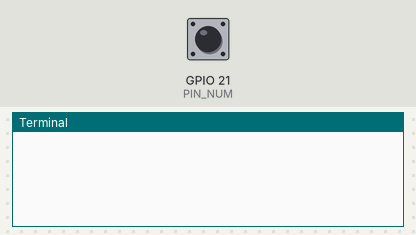
This program was run on a simulated Raspberry Pi (BCM pin numbers). Parts: the last lines printed to the terminal. The test bench sets the inputs (shaded band); at power-on: GPIO 21 (PIN_NUM) LOW. The clock reads 2024-03-15 10:24:30 at power-on unless the program sets it; camera commands give no picture and take their timeout (5 s if none is given; 1 s for webcam tools).

Above: at 1.2 s.
1.3 s: GPIO 21 (PIN_NUM) pulled HIGH for 0.15 s
At 3.1 s:
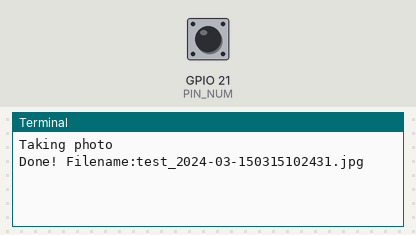
3.8 s: GPIO 21 (PIN_NUM) pulled HIGH for 1 s
At 4.6 s:
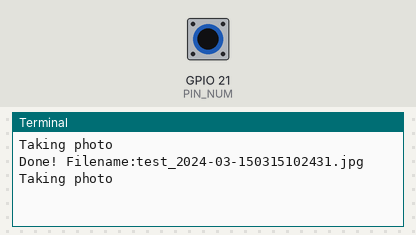
6.3 s: GPIO 21 (PIN_NUM) pulled HIGH for 0.15 s
At 8.1 s:
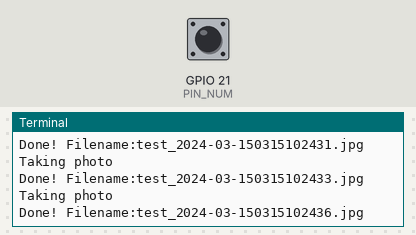

The program:

2_SW_takephtoto.py
```python
#!/usr/bin/env python3
import RPi.GPIO as GPIO
import subprocess
import time
import datetime

# ピン番号
PIN_NUM=21
# スリープ時間 単位：秒
SLEEP_TIME=1.0

# GPIOピンの設定
GPIO.setmode(GPIO.BCM)
GPIO.setup(PIN_NUM, GPIO.IN, pull_up_down=GPIO.PUD_DOWN)

file_dir = "./"

try:
    while True:
        if GPIO.input(PIN_NUM):
            # 現在時間をファイル名に追加する
            timestamp = datetime.datetime.now()
            timestamp_format = timestamp.strftime("%F%m%d%H%M%S")
            filename = "test_" + timestamp_format + ".jpg"
            file_path = "{0}{1}".format(file_dir, filename)
            print("Taking photo")
            time.sleep(SLEEP_TIME)
            subprocess.getoutput("raspistill -w 400 -h 300 -o {0} -t 1".format(file_path))
            print("Done! Filename:" + filename)
except KeyboardInterrupt:
    GPIO.cleanup()
```

Measured:
- after the input at 1.3 s, the terminal: prints a new line at once (image 1)
- after the input at 6.3 s, the terminal: prints a new line after 1.0 s (image 3)
